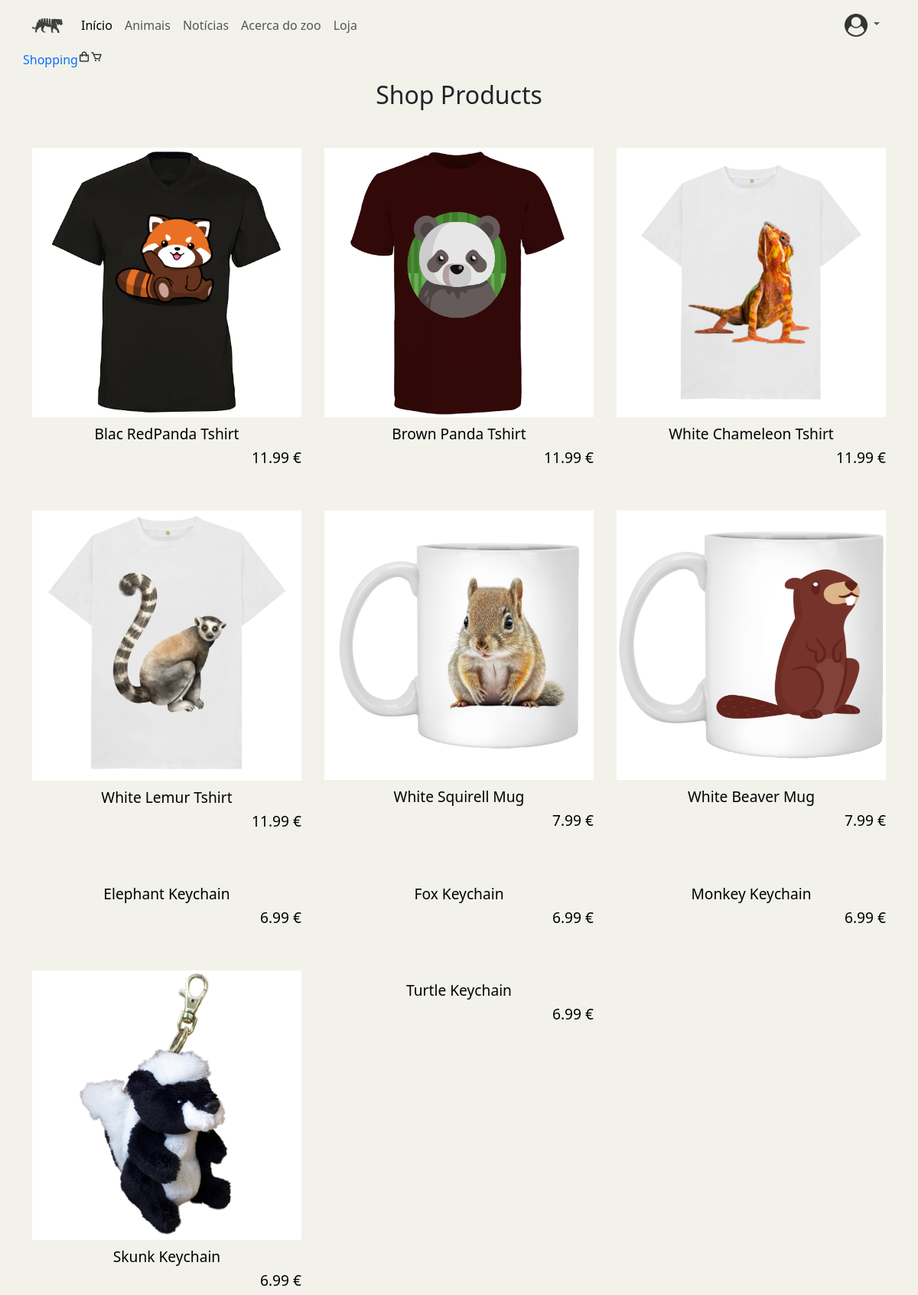
The page /shop on the database as committed earlier.
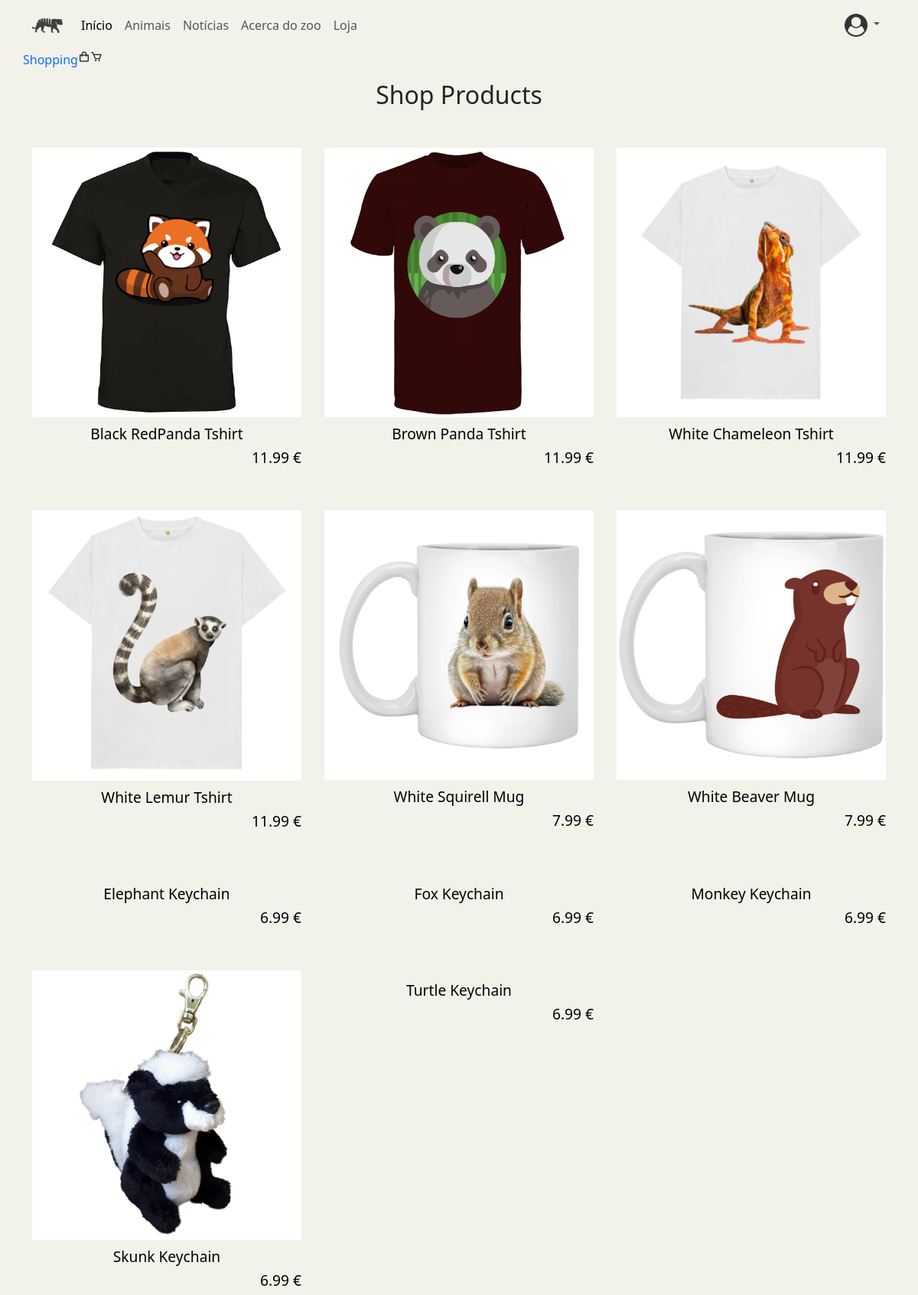
The same page on the database as committed later.
### ZOO_App/models.py (models this page shows)
class Produto(models.Model):
    TIPOS_PRODUTO = [
        ("R","Roupa"),
        ("U","Utensílios"),
        ("P","Peluches"),
    ]
    designacao = models.CharField(max_length=50)
    preco = models.FloatField()
    categoria = models.CharField(choices=TIPOS_PRODUTO, max_length=1)
    imagem = models.FileField(upload_to="Products", null=True)
    descricao = models.CharField(max_length=100)

### ZOO_App/views.py (the view)
# urls.py: path('shop',views.render_shop, name='shop'),
def render_shop(request):
    product_list = Produto.objects.all()
    context = {'product_list': product_list,
    }
    return render(request, 'ZOO_App/shop_archive.html', context)

### ZOO_App/templates/ZOO_App/shop_archive.html (shortened to what this page needs)
{%extends "./index.html"%}
{% load static %}
{%block head%}
<link rel="stylesheet" href="{%static 'css\styleShop.css' %}">
    <link href='https://unpkg.com/boxicons@2.1.4/css/boxicons.min.css' rel='stylesheet'>
{%endblock%}
{%block conteudo%}
<body>
    <div class="nav container" >
        <a href="{% url 'ZOO_App:getProductsInCart'%}" class="logo"> Shopping </a>
        <i class="bx bx-shopping-bag"  id="shopping-icon"></i>
        <i class="bx bx-cart"  id="cart-icon"></i>
    </div>
    <section class="shop container">
        <h2 class="section-title">Shop Products</h2>
        <div class="shop-content">
            {% for produto in product_list %}
                <a class="product-box" href="{% url 'ZOO_App:produto' produto.id%}">
                    <img src="static{{produto.imagem.url}}" alt="" class="product-image">
                    <h2 class="product-title">{{produto.designacao}}</h2>
                    <h4 class="product-price"> {{produto.preco}} € </h4>
                </a>
            {% endfor %}
        </div>
    </section>
    {% endblock %}

Rows that differ between the two databases and show on the page:
changed Produto: designacao "Blac RedPanda Tshirt" → "Black RedPanda Tshirt"
